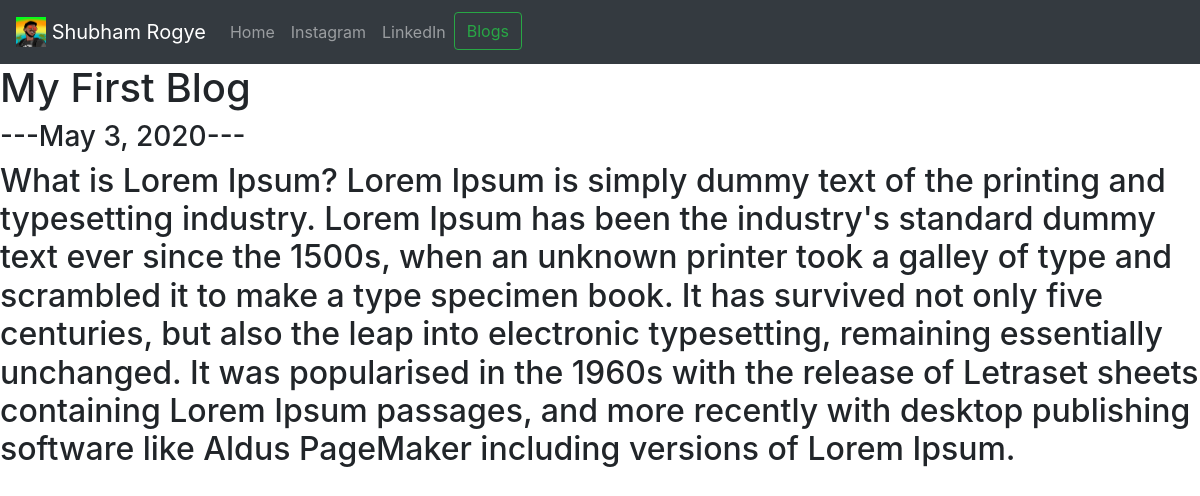
Page /blogs/3/ on the committed database.
### blog/models.py (models this page shows, shortened)
class Blogs(models.Model):
    title = models.CharField(max_length=100)
    description = models.TextField()
    date=models.DateField()

### blog/views.py (the view)
# urls.py: path('<int:blog_id>/',views.detail,name='detail'),
def detail(request,blog_id):
    blog=get_object_or_404(Blogs,pk=blog_id)
    return render(request,'detail.html',{'blog': blog})

### templates/detail.html
{% extends 'base.html' %}
{% block content %}
<h1>{{blog.title}}</h1>
<h3>---{{blog.date}}---</h3>
<h2>{{blog.description}}</h2>
{% endblock %}

### rows in the picture
Blogs: title "My First Blog", date "May 3, 2020", description "What is Lorem Ipsum? Lorem Ipsum is simply dummy text of the printing and typesetting industry. Lorem Ipsum has been the industry's standard dummy text ever since the 1500s, when an unknown printer took a galley of type and scrambled it to make a type specimen book. It has survived not only five centuries, but also the leap into electronic typesetting, remaining essentially unchanged. It was popularised in the 1960s with the release of Letraset sheets containing Lorem Ipsum passages, and more recently with desktop publishing software like Aldus PageMaker including versions of Lorem Ipsum."
